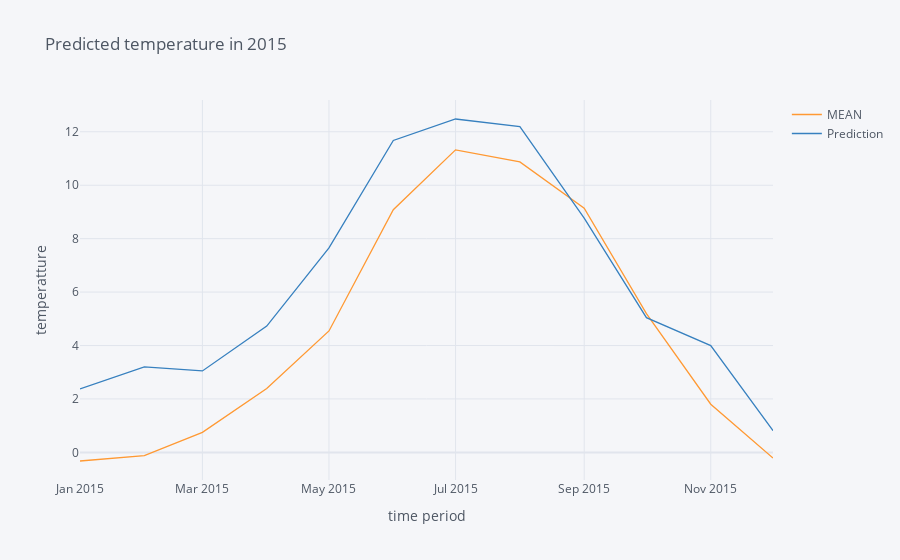

Notebook code cell kept with this figure:
### Code cell
plot_plotly(pd.concat([test,future_forecast],axis=1),'Predicted temperature in 2015')

### Figure 1 — Plotly figure (JSON) as saved in the notebook; plotly's stock layout.template omitted (floating-point values rounded to 4 significant figures)
{"data": [{"line": {"color": "rgba(255, 153, 51, 1.0)", "dash": "solid", "shape": "linear", "width": 1.3}, "mode": "lines", "name": "MEAN", "text": "", "type": "scatter", "x": ["2015-01-01", "2015-02-01", "2015-03-01", "2015-04-01", "2015-05-01", "2015-06-01", "2015-07-01", "2015-08-01", "2015-09-01", "2015-10-01", "2015-11-01", "2015-12-01"], "y": [-0.3226, -0.1179, 0.7516, 2.39, 4.545, 9.083, 11.32, 10.87, 9.143, 5.194, 1.803, -0.2129]}, {"line": {"color": "rgba(55, 128, 191, 1.0)", "dash": "solid", "shape": "linear", "width": 1.3}, "mode": "lines", "name": "Prediction", "text": "", "type": "scatter", "x": ["2015-01-01", "2015-02-01", "2015-03-01", "2015-04-01", "2015-05-01", "2015-06-01", "2015-07-01", "2015-08-01", "2015-09-01", "2015-10-01", "2015-11-01", "2015-12-01"], "y": [2.375, 3.198, 3.049, 4.728, 7.655, 11.68, 12.48, 12.2, 8.765, 5.042, 3.999, 0.8113]}], "layout": {"legend": {"bgcolor": "#F5F6F9", "font": {"color": "#4D5663"}}, "paper_bgcolor": "#F5F6F9", "plot_bgcolor": "#F5F6F9", "title": {"font": {"color": "#4D5663"}, "text": "Predicted temperature in 2015"}, "xaxis": {"gridcolor": "#E1E5ED", "showgrid": true, "tickfont": {"color": "#4D5663"}, "title": {"font": {"color": "#4D5663"}, "text": "time period"}, "zerolinecolor": "#E1E5ED"}, "yaxis": {"gridcolor": "#E1E5ED", "showgrid": true, "tickfont": {"color": "#4D5663"}, "title": {"font": {"color": "#4D5663"}, "text": "temperatture"}, "zerolinecolor": "#E1E5ED"}}}
